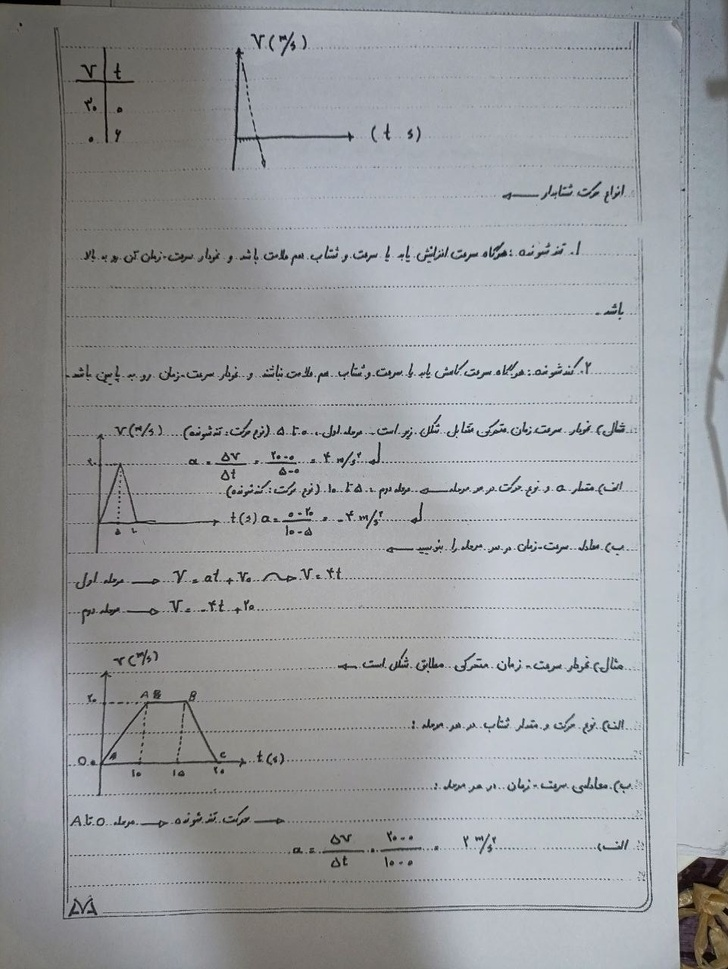
#> input picture test1_normal.jpg, 728 x 969 px, shrunk from 961 x 1280 before the run
$ python -i illumination.py   (imports and definitions only)
#> lines starting #> are read from the running program, lines starting #| are printed output that depends on the picture; after the words box and inside, x2 and y2 are one past the last pixel; in counts of white or black regions, pixels touching at a corner belong together
"""
Illumination correction for document images with uneven lighting.

Steps applied here:
1. Background estimation via morphological operations.
   - Dilation removes dark text strokes → gives the local background level.
   - Dividing the image by this estimate flattens uneven illumination.
2. CLAHE for local contrast enhancement (handles remaining local contrast issues).
"""

import cv2
import numpy as np


def _is_dark_text(gray: np.ndarray) -> bool:
    """Return True if text is dark on a light background (the common case)."""
    _, otsu = cv2.threshold(gray, 0, 255, cv2.THRESH_BINARY + cv2.THRESH_OTSU)
    # Dark pixels are minority in a document with dark text on white paper
    return float(np.sum(otsu == 0)) < float(np.sum(otsu == 255))


def normalize_background(gray: np.ndarray, kernel_ratio: float = 0.08) -> np.ndarray:
    """
    Flatten background illumination using morphological background estimation.

    kernel_ratio: kernel size as fraction of min(height, width).
                  Larger = handles bigger illumination gradients but slower.
    """
#> called with kernel_ratio = 0.08
    h, w = gray.shape
#> h = 969; w = 728
    k = max(21, int(min(h, w) * kernel_ratio))
#> k = 58
    if k % 2 == 0:
        k += 1
#> k = 59

    dark_text = _is_dark_text(gray)
#> in _is_dark_text, `_, otsu = cv2.threshold(gray, 0, 255, cv2.THRESH_BINARY + cv2.THRESH_O..`:
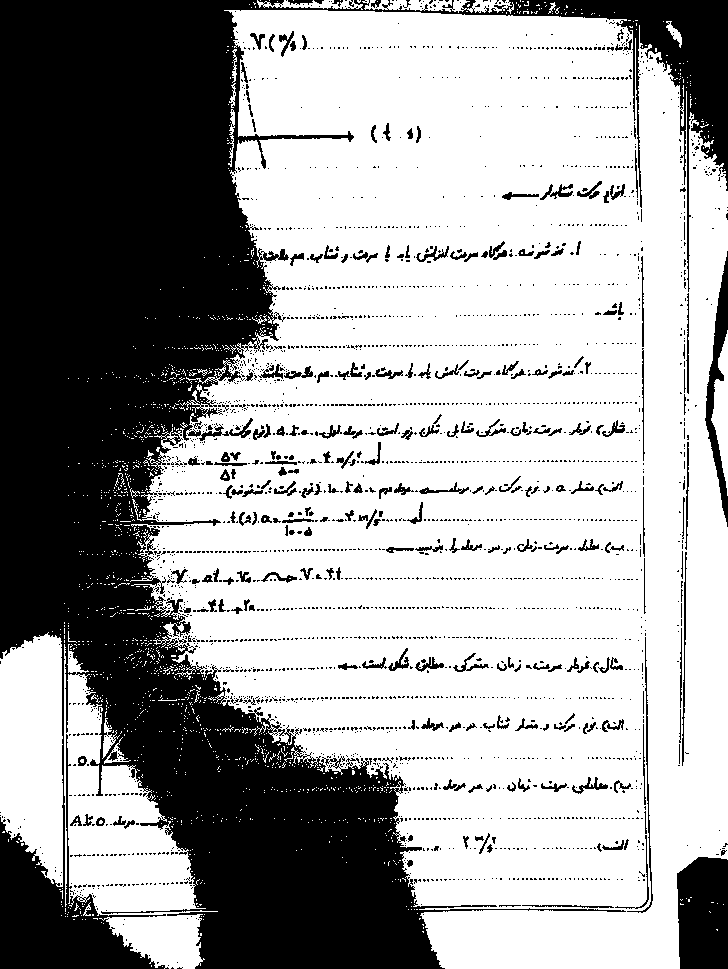
#> otsu: shape (969, 728); 63.4% white; 2678 black regions (2409 under 20 px), largest, box (x1, y1, x2, y2) and area: (0, 0, 728, 969) 226882, (677, 857, 728, 969) 5330, (705, 251, 728, 527) 2051
#> dark_text = True
    kernel = cv2.getStructuringElement(cv2.MORPH_ELLIPSE, (k, k))

    if dark_text:
        # Dilation expands bright regions → replaces dark text with local max → background
        background = cv2.dilate(gray, kernel)
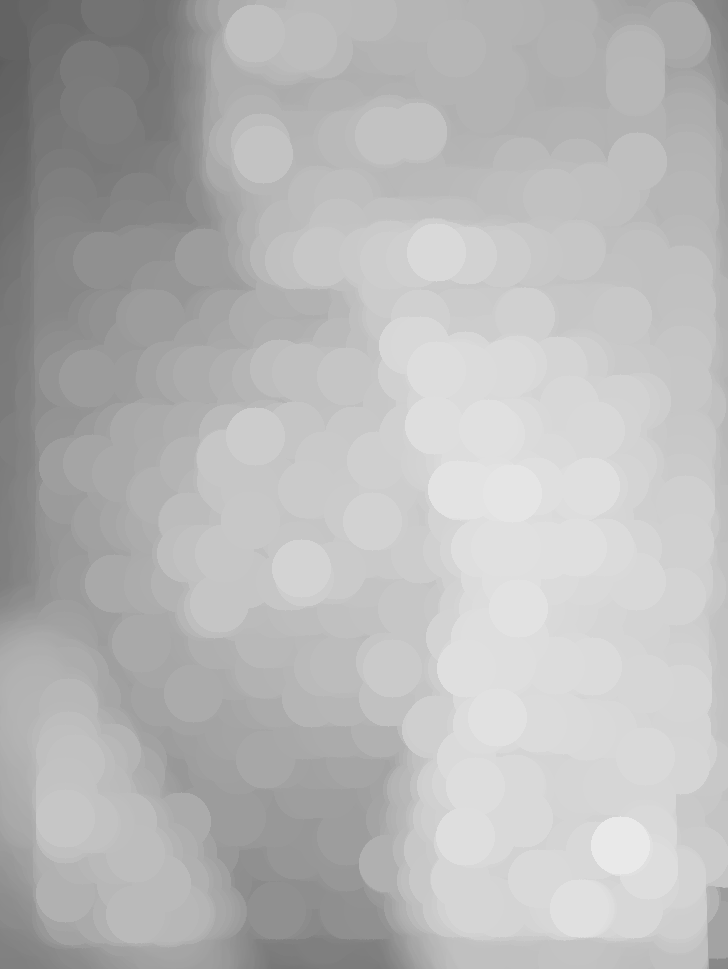
#> background: shape (969, 728); min 93, max 233, mean 183.4
    else:
        # Erosion shrinks bright regions → background for light-text-on-dark
        background = cv2.erode(gray, kernel)

    # Smooth to avoid block artefacts from the kernel
    background = cv2.GaussianBlur(background.astype(np.float32),
                                   (k, k), sigmaX=k / 3.0)

    gray_f = gray.astype(np.float32)

    if dark_text:
        # normalised = image / background → text stays dark, background → 1.0
        normalized = (gray_f / (background + 1e-6)) * 255.0
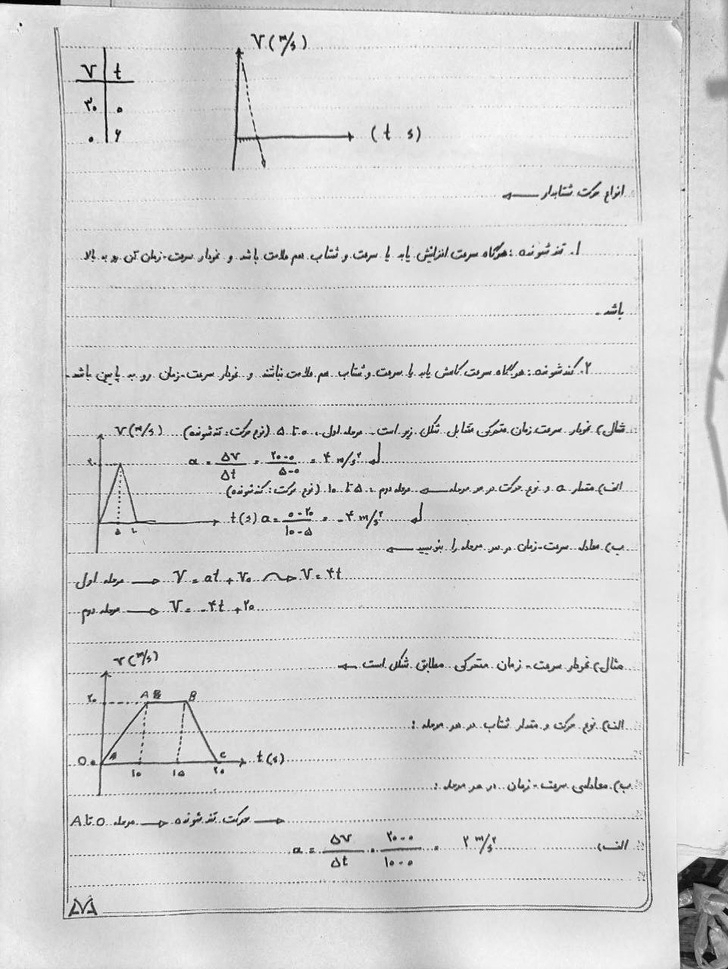
#> normalized: shape (969, 728) float32; min 0, max 256.8, mean 215.7; drawn with min black and max white
    else:
        # For inverted documents: normalise by how much brighter text is than bg
        normalized = ((background - gray_f) / (background + 1e-6)) * 255.0

    normalized = np.clip(normalized, 0, 255).astype(np.uint8)

    # Ensure result still has dark text (sometimes the normalisation can flip polarity)
    if _is_dark_text(normalized) != dark_text:
#> in _is_dark_text (call 2), `_, otsu = cv2.threshold(gray, 0, 255, cv2.THRESH_BINARY + cv2.THRESH_O..`:
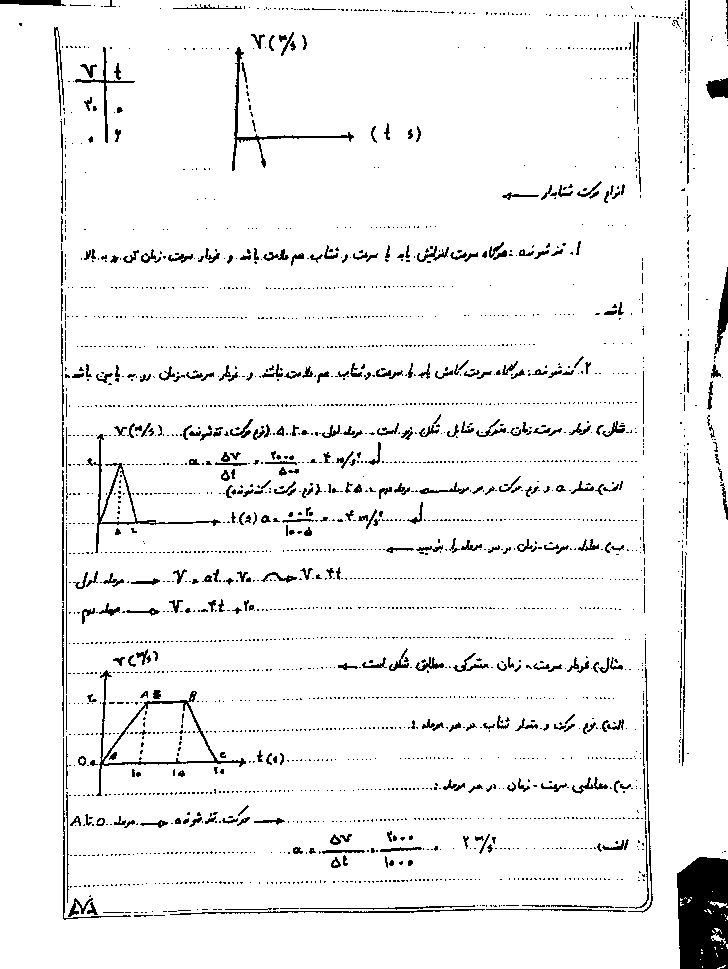
#> otsu: shape (969, 728); 94.6% white; 2829 black regions (2447 under 20 px), largest, box (x1, y1, x2, y2) and area: (677, 857, 728, 969) 5094, (96, 670, 246, 796) 1146, (86, 434, 221, 553) 868
        normalized = cv2.bitwise_not(normalized)

    return normalized


def apply_clahe(gray: np.ndarray,
                clip_limit: float = 2.0,
                grid_size: int = 8) -> np.ndarray:
    """CLAHE — boosts local contrast without over-amplifying noise."""
    clahe = cv2.createCLAHE(clipLimit=clip_limit,
                              tileGridSize=(grid_size, grid_size))
    return clahe.apply(gray)

>>> import cv2
>>> picture = cv2.imread('../test1_normal.jpg', cv2.IMREAD_GRAYSCALE)
>>> result = normalize_background(picture)
